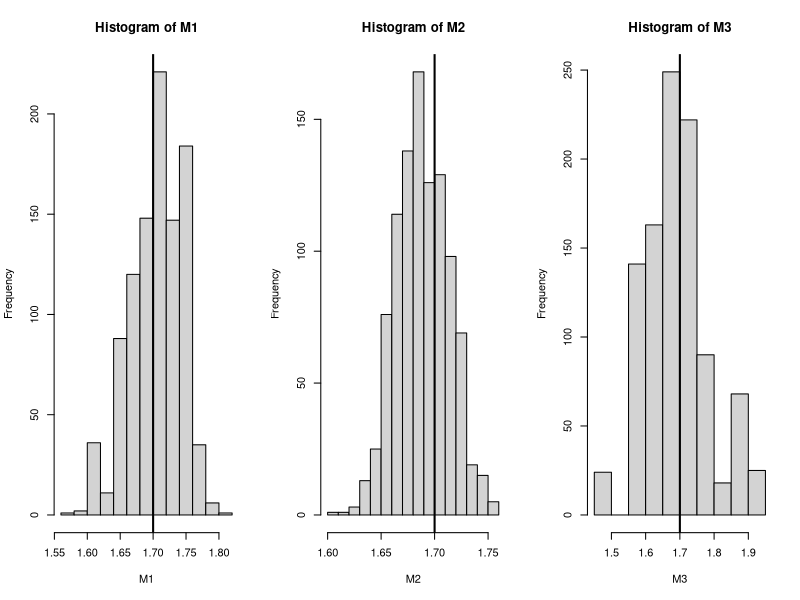
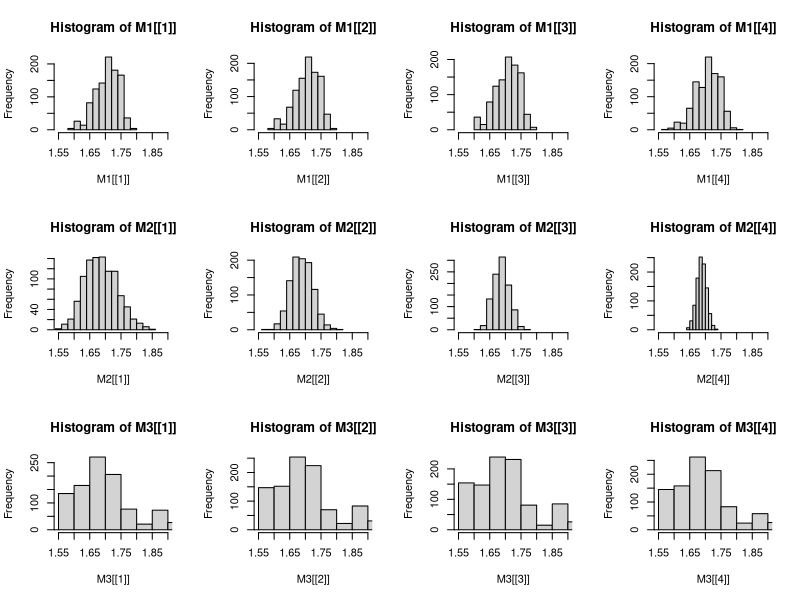
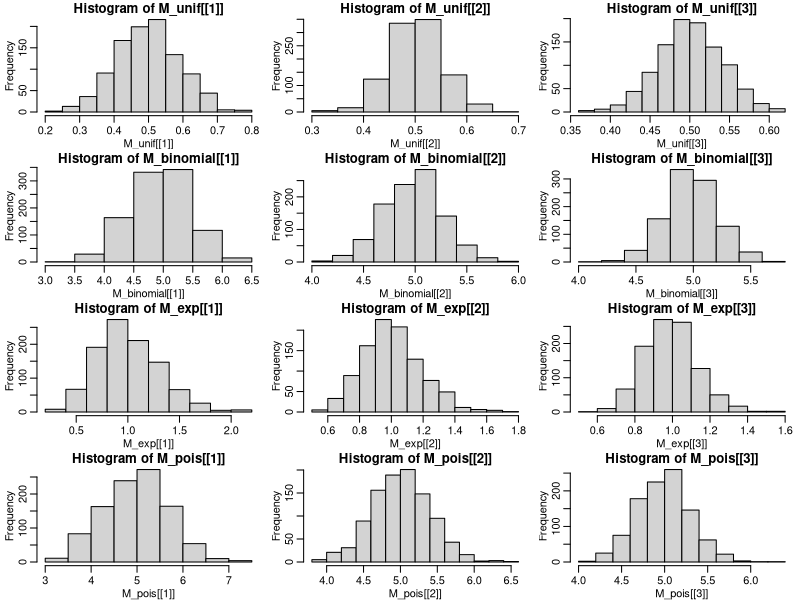
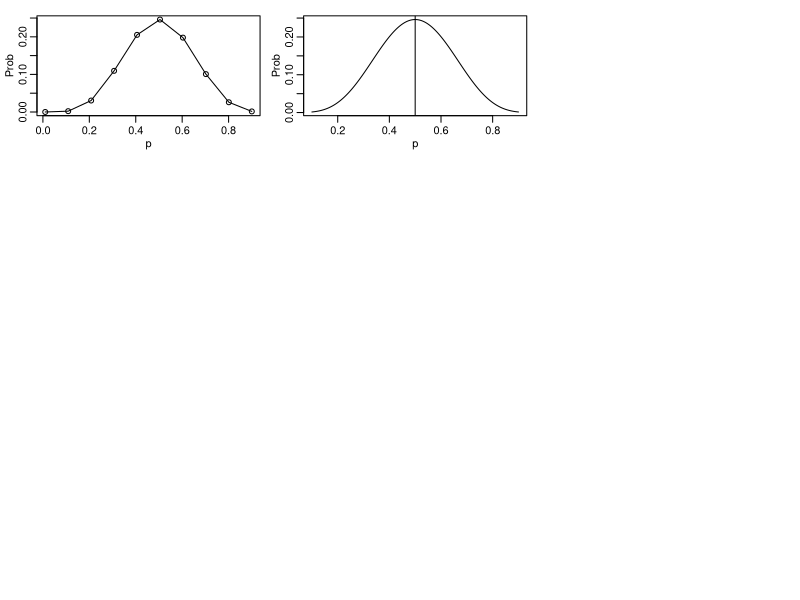
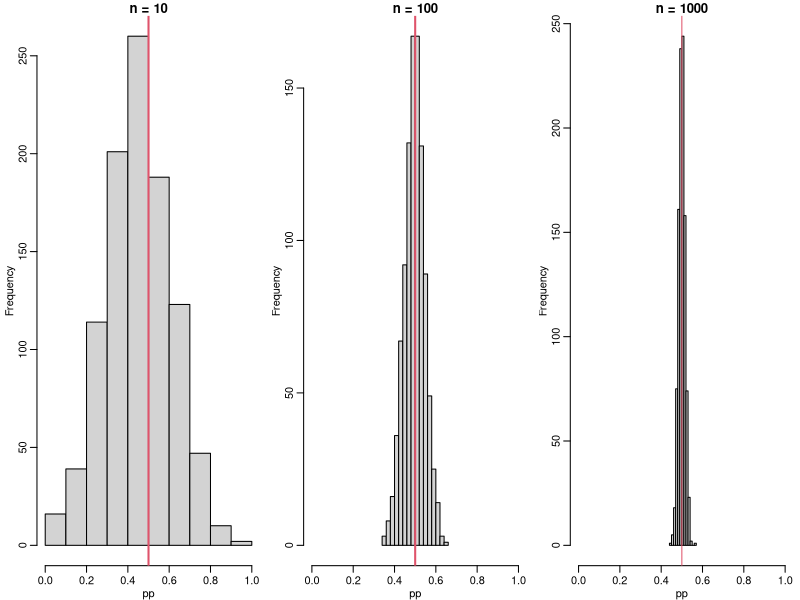
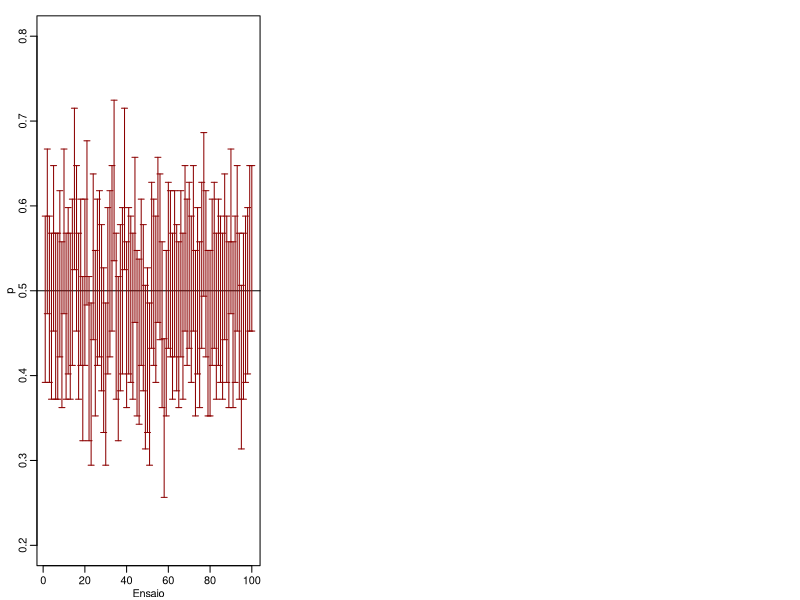

Recreate these plots in R, in order.
## Aula 7 - Script 1 -------------------------------------------------
## Author: Prof. Wagner Hugo Bonat LEG/UFPR --------------------------
## Date: 03/05/2017 --------------------------------------------------

# Incluindo a amostra
pop <- rnorm(40, mean = 1.70, sd = 0.10)
pop

# Colentando uma amostra
amostra <- pop[sample(1:40, 10)]

# Estimador pontual
mean(amostra)

# Distribuição amostral do estimador min + max / 2
M1 <- c()
for(i in 1:1000) {
  amostra <- pop[sample(1:40, 10)]
  M1[i] <- (min(amostra) + max(amostra))/2
}

# Distribuição amostral estimador média
M2 <- c()
for(i in 1:1000) {
  M2[i] <- mean(pop[sample(1:40, 10)])
}

# Distribuição amostral estimador primeira obs
M3 <- c()
for(i in 1:1000) {
  M3[i] <- pop[sample(1:40, 10)][1]
}

# Histogramas
par(mfrow = c(1,3))
hist(M1)
abline(v = 1.70, lwd = 2)
hist(M2)
abline(v = 1.70, lwd = 2)
hist(M3)
abline(v = 1.70, lwd = 2)

# Viés
mean(M1)
mean(M2)
mean(M3)

# Variância empírica
var(M1)
var(M2) # Mais eficiente
var(M3)

# Efeito do tamanho da amostra ---------------------------------------
n_amostra <- c(3,6,10,20)
M1 <- list("N3" = c(), "N6" = c(), "N10" = c(), "N20" = c())
M2 <- list("N3" = c(), "N6" = c(), "N10" = c(), "N20" = c())
M3 <- list("N3" = c(), "N6" = c(), "N10" = c(), "N20" = c())

# Estimador min + max /2
for(j in 1:4) {
  nn <- n_amostra[j]
  for(i in 1:1000) {
    amostra <- pop[sample(1:40, 10)]
    M1[[j]][i] <- (min(amostra) + max(amostra))/2
  }
}

# Estimador media
for(j in 1:4) {
  nn <- n_amostra[j]
  for(i in 1:1000) {
    M2[[j]][i] <- mean(pop[sample(1:40, nn)])
  }
}

# Estimador media
for(j in 1:4) {
  nn <- n_amostra[j]
  for(i in 1:1000) {
    M3[[j]][i] <- pop[sample(1:40, nn)][1]
  }
}

# Gráficos -----------------------------------------------------------
par(mfrow = c(3,4))
hist(M1[[1]], xlim = c(1.55, 1.90))
hist(M1[[2]], xlim = c(1.55, 1.90))
hist(M1[[3]], xlim = c(1.55, 1.90))
hist(M1[[4]], xlim = c(1.55, 1.90))

hist(M2[[1]], xlim = c(1.55, 1.90))
hist(M2[[2]], xlim = c(1.55, 1.90))
hist(M2[[3]], xlim = c(1.55, 1.90))
hist(M2[[4]], xlim = c(1.55, 1.90))

hist(M3[[1]], xlim = c(1.55, 1.90))
hist(M3[[2]], xlim = c(1.55, 1.90))
hist(M3[[3]], xlim = c(1.55, 1.90))
hist(M3[[4]], xlim = c(1.55, 1.90))

# Ilustração teorema central do limite -------------------------------
# Caso Uniforme
n_amostra <- c(10,30,50)
M_unif <- list("N10" = c(), "N30" = c(), "N50" = c())
for(j in 1:3) {
  nn <- n_amostra[j]
  for(i in 1:1000) {
    M_unif[[j]][i] <- mean(runif(nn))
  }
}

par(mfrow = c(4,3), mar=c(2.6, 2.8, 1.2, 0.5), mgp = c(1.6, 0.6, 0))
hist(M_unif[[1]])
hist(M_unif[[2]])
hist(M_unif[[3]])

M_binomial <- list("N10" = c(), "N30" = c(), "N50" = c())
for(j in 1:3) {
  nn <- n_amostra[j]
  for(i in 1:1000) {
    M_binomial[[j]][i] <- mean(rbinom(nn, size = 10, prob = 0.5))
  }
}
hist(M_binomial[[1]])
hist(M_binomial[[2]])
hist(M_binomial[[3]])

M_exp <- list("N10" = c(), "N30" = c(), "N50" = c())
for(j in 1:3) {
  nn <- n_amostra[j]
  for(i in 1:1000) {
    M_exp[[j]][i] <- mean(rexp(nn, rate =1))
  }
}
hist(M_exp[[1]])
hist(M_exp[[2]])
hist(M_exp[[3]])

M_pois <- list("N10" = c(), "N30" = c(), "N50" = c())
for(j in 1:3) {
  nn <- n_amostra[j]
  for(i in 1:1000) {
    M_pois[[j]][i] <- mean(rpois(nn, 5))
  }
}
hist(M_pois[[1]])
hist(M_pois[[2]])
hist(M_pois[[3]])


# Estimação pontual e intervalar -------------------------------------
# Caso binomial
amostra <- rbinom(10, prob = 0.5, size = 1)
amostra
sum(amostra)

dbinom(sum(amostra), size = 10, prob = 0.1)
dbinom(sum(amostra), size = 10, prob = 0.2)
dbinom(sum(amostra), size = 10, prob = 0.3)
dbinom(sum(amostra), size = 10, prob = 0.4)
dbinom(sum(amostra), size = 10, prob = 0.5)
dbinom(sum(amostra), size = 10, prob = 0.6)
dbinom(sum(amostra), size = 10, prob = 0.7)
dbinom(sum(amostra), size = 10, prob = 0.8)
dbinom(sum(amostra), size = 10, prob = 0.9)

p <- seq(0.01, 0.9, l = 10)
fp <- dbinom(sum(amostra), size = 10, prob = p)
plot(fp ~ p, type = "o", ylab = 'Prob', xlab = "p")

p <- seq(0.1, 0.9, l = 1000)
fp <- dbinom(sum(amostra), size = 10, prob = p)
plot(fp ~ p, type = "l", ylab = 'Prob', xlab = "p")
abline(v = sum(amostra)/10)

# Distribuição amostral do estimador proporção -----------------------
par(mfrow = c(1,3), mar=c(2.6, 2.8, 1.2, 0.5), mgp = c(1.6, 0.6, 0))
pp <- c()
for(i in 1:1000) {
  amostra <- rbinom(10, prob = 0.5, size = 1)
  pp[i] <- sum(amostra)/10
}

hist(pp, main = "n = 10", xlim = c(0,1))
abline(v = 0.5, lwd = 2, col = 2)


pp <- c()
for(i in 1:1000) {
  amostra <- rbinom(100, prob = 0.5, size = 1)
  pp[i] <- sum(amostra)/100
}

hist(pp, main = "n = 100", xlim = c(0, 1))
abline(v = 0.5, lwd = 2, col = 2)

pp <- c()
for(i in 1:1000) {
  amostra <- rbinom(1000, prob = 0.5, size = 1)
  pp[i] <- sum(amostra)/1000
}
var(pp)
hist(pp, main = "n = 1000", xlim = c(0, 1))
abline(v = 0.5, lwd = 1, col = 2)

# Estimação intervalar -----------------------------------------------
ic <- matrix(NA, ncol=2, nrow=100)
for(i in 1:100){
  amostra <- rbinom(100, prob = 0.5, size = 1)
  est <- sum(amostra)/100
  ic[i,] <- c(est - qnorm(0.975)*sqrt((est*(1-est))/100),
            est + qnorm(0.975)*sqrt((est*(1-est))/100))
}
mean(apply(ic, 1, function(x) (x[1] < 0.5 & x[2] > 0.5)))

plot(c(0.2,0.8)~c(1,100),type="n",ylab="p",xlab="Ensaio")
abline(h=0.5)
for(i in 1:100){
  arrows(c(i),ic[i,1],c(i),ic[i,2],code=3,angle=90,length=0.03,
         col=ifelse(ic[i,1] > 1 | ic[i,2] < 1, "darkred","lightgray"))
}
